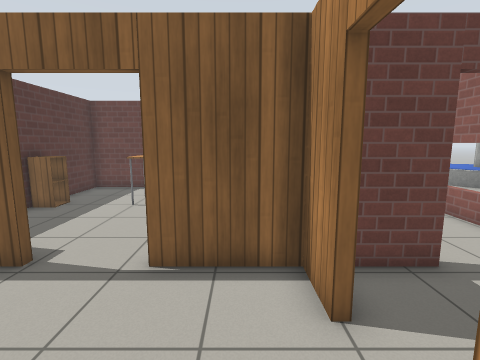
[1] (above)

20 first-person views from a walk through a Gazebo world. The camera is 1.3 m above the floor, tilts 8° down and sees 85° across. The floor is counted in squares, 0.5 m on a side. Each view is taken from the middle of a square. On the plan, view 1 faces up. The plan holds only what a view shows up to about 18 squares ahead; the rest is blank. Simple patterns stand in for the simulator's built-in surfaces. Simple shapes stand in for some stock models.

[2]
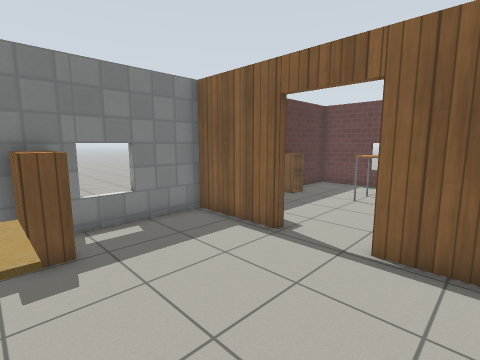

[3]
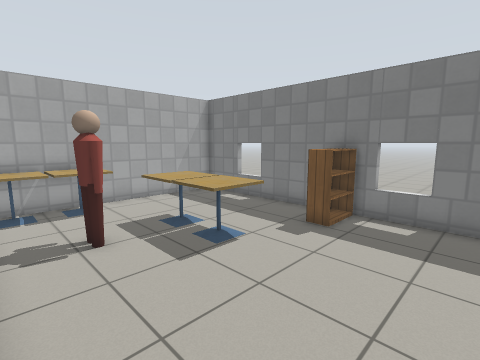

[4]
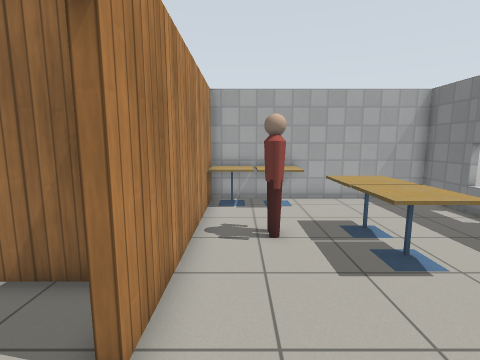

[5]
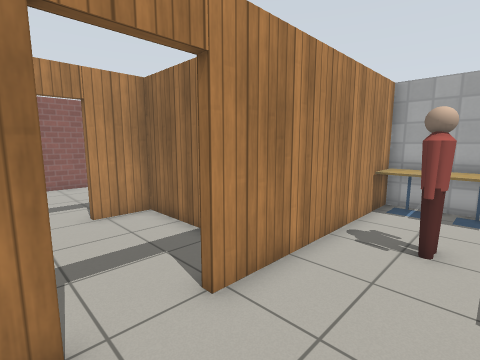

[6]
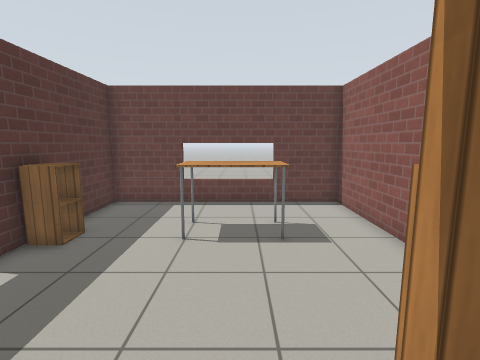

[7]
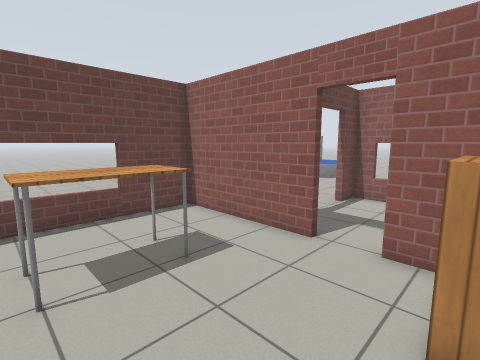

[8]
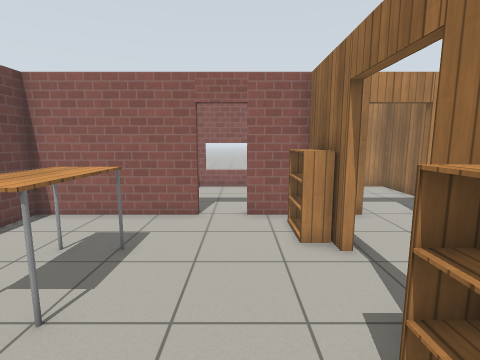

[9]
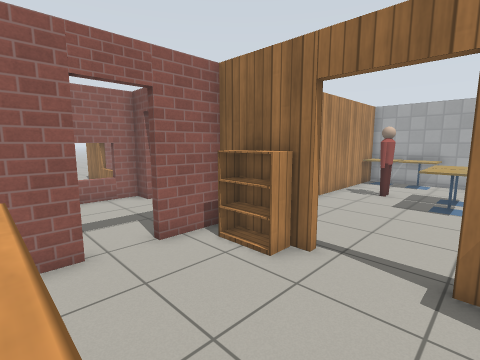

[10]
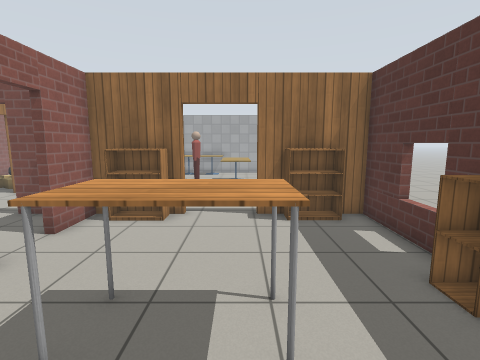

[11]
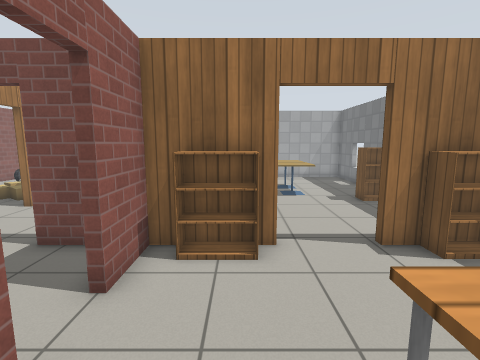

[12]
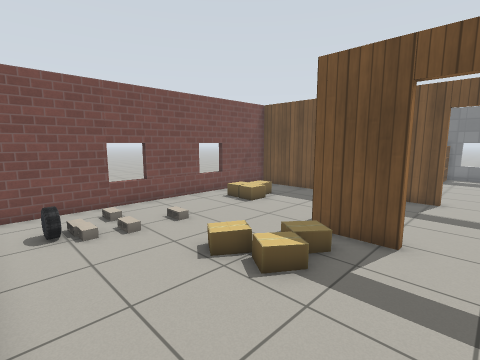

[13]
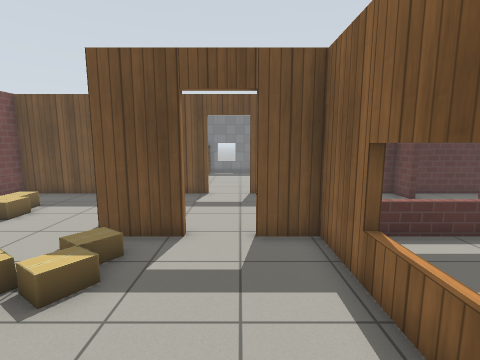

[14]
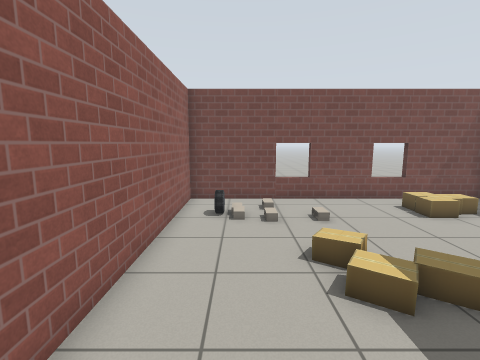

[15]
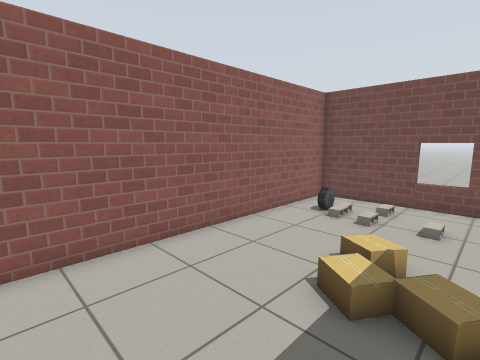

[16]
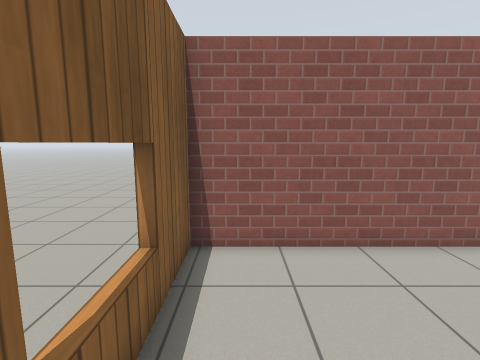

[17]
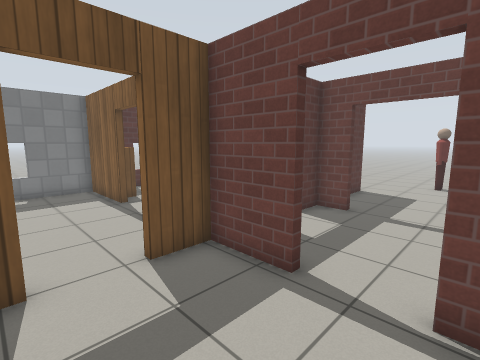

[18]
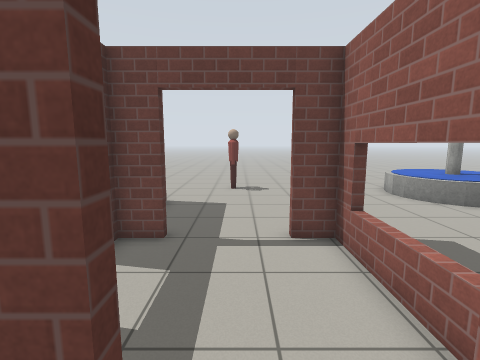

[19]
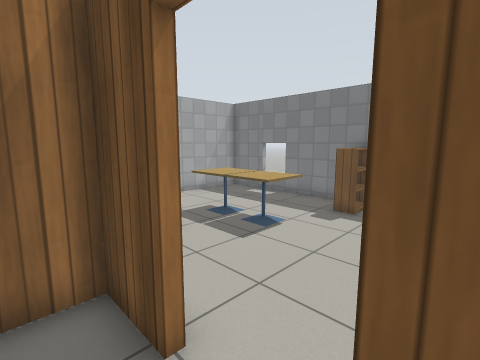

[20]
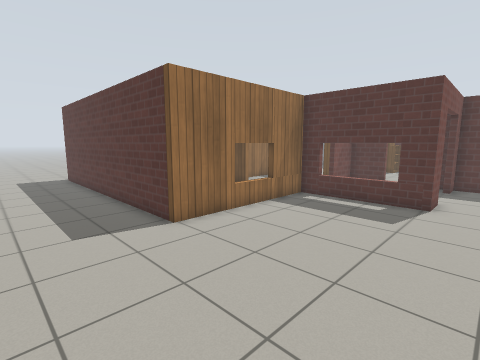

### Floor plan
Points are (right, up) in squares from view 1. A wall is a line through its corners. A room is listed if a view was taken in it or the views show most of it. See-through windows are left out.
Room 1 (views 1, 2, 3, 4, 5, 6)
walls: (-4.5, 5.3) (-8.6, 5.3) (-8.6, -8.1) (-2.4, -8.1); (0.4, -8.1) (1.3, -8.1) (1.3, 1.3); (1.3, 3.5) (1.3, 5.3) (-1.9, 5.3)
ways out: open door at (-3.2, 5.4) to room 2; open door at (1.5, 2.5) to room 4
objects: bookshelf (-8, 0) to (-7, 0); cafe table (-4, -4) to (-3, -3); cafe table (-4, -2) to (-3, -1); cafe table (-2, -8) to (-1, -7); person (-1, -4) to (-1, -3); cafe table (0, -8) to (1, -7)
Room 2 (views 7, 8, 9, 10, 11)
walls: (1.3, 9.5) (1.3, 15.4) (-8.6, 15.4) (-8.6, 5.6) (-4.6, 5.6); (-1.9, 5.3) (-1.9, 5.6) (1.3, 5.6) (1.3, 7.7)
ways out: open door at (-3.2, 5.4) to room 1; open door at (1.5, 8.5) to room 6
objects: cabinet (-8, 11); bookshelf (-7, 6) to (-6, 6); table (-4, 11) to (-2, 12); bookshelf (-1, 6) to (0, 6)
Room 3 (views 12, 13, 14, 15, 16)
walls: (7.9, 1.5) (7.9, -1); (7.9, 5.4) (7.9, 3.4); (1.6, -4.4) (1.6, -8.1) (15.3, -8.1) (15.3, 5.3) (7.6, 5.3)
ways out: open door at (8, 2.5) to room 4
objects: cardboard box (5, -6); cardboard box (6, -6) to (6, -5); cardboard box (9, -1) to (10, 0); cinder block (10, -5); cardboard box (10, -2) to (11, -2); cardboard box (11, -1) to (11, 0); cinder block (12, -6); cinder block (12, -5); cinder block (13, -6); cinder block (13, -5); car (14, -6) to (14, -5)
Room 4 (views 17, 18, 19)
walls: (4.3, 5.3) (1.6, 5.3) (1.6, 3.5); (1.6, 1.3) (1.6, -0.6) (7.6, -0.6) (7.6, 1.5); (7.1, 5.3) (6.5, 5.3)
ways out: open door at (1.5, 2.5) to room 1; open door at (8, 2.5) to room 3; open door at (5.5, 5.5) to room 6
Room 5 (view 20)
walls: (6.4, 11.3) (7.9, 11.3) (7.9, 5.6) (15.6, 5.6) (15.6, -8.4); (1.6, 15.9) (1.6, 11.3) (2.9, 11.3)
ways out: open door at (4.5, 11) to room 6
objects: person (5, 19) to (5, 20); fountain (13, 15) to (17, 20)
Room 6 (no view inside)
walls: (6.5, 5.6) (7.6, 5.6); (1.6, 7.7) (1.6, 5.6) (4.3, 5.6); (2.9, 11) (1.6, 11) (1.6, 9.5); (7.6, 5.3) (7.6, 11) (6.4, 11)
ways out: open door at (1.5, 8.5) to room 2; open door at (5.5, 5.5) to room 4; open door at (4.5, 11) to room 5

Positions as (right, up) in squares from view 1, and headings:
1: (0, 0), facing up
2: (0, -1), facing up-left
3: (1, 4), facing down-left
4: (0, 4), facing down
5: (-2, 4), facing down-right
6: (-3, 4), facing up
7: (-5, 6), facing up-right
8: (-8, 8), facing right
9: (-5, 11), facing down-right
10: (-4, 15), facing down
11: (-1, 12), facing down
12: (15, 3), facing down-left
13: (15, 3), facing left
14: (13, 4), facing down
15: (9, 4), facing down-right
16: (9, 4), facing right
17: (7, 1), facing up-left
18: (5, 4), facing up
19: (3, 4), facing down-left
20: (20, 13), facing down-left
